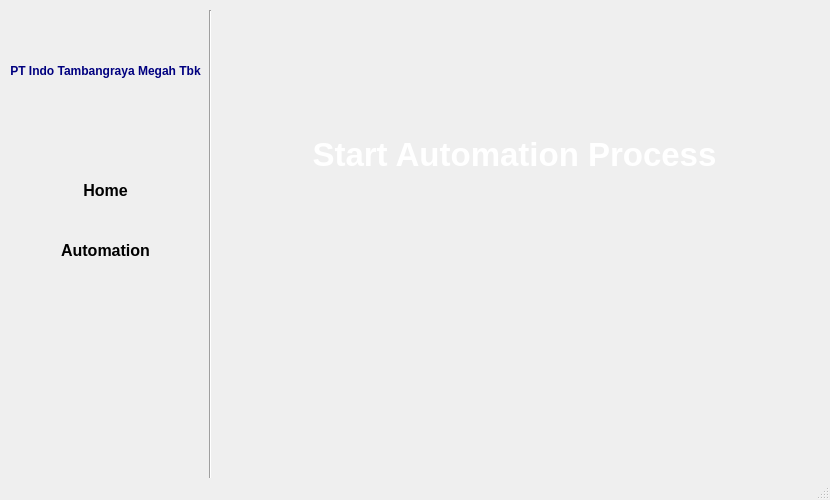
<?xml version="1.0" encoding="UTF-8"?>
<ui version="4.0">
 <class>MainWindow</class>
 <widget class="QMainWindow" name="MainWindow">
  <property name="enabled">
   <bool>true</bool>
  </property>
  <property name="geometry">
   <rect>
    <x>0</x>
    <y>0</y>
    <width>830</width>
    <height>500</height>
   </rect>
  </property>
  <property name="minimumSize">
   <size>
    <width>830</width>
    <height>500</height>
   </size>
  </property>
  <property name="maximumSize">
   <size>
    <width>830</width>
    <height>999999</height>
   </size>
  </property>
  <property name="windowTitle">
   <string>MainWindow</string>
  </property>
  <property name="windowIcon">
   <iconset>
    <normaloff>C:/Users/User/.designer/assets/pt_indo_tambangraya_megah_tbk_logo.jpg</normaloff>C:/Users/User/.designer/assets/pt_indo_tambangraya_megah_tbk_logo.jpg</iconset>
  </property>
  <property name="toolTip">
   <string/>
  </property>
  <property name="layoutDirection">
   <enum>Qt::LeftToRight</enum>
  </property>
  <property name="autoFillBackground">
   <bool>false</bool>
  </property>
  <property name="styleSheet">
   <string notr="true">QMainWindow {
	border-image: url(:/E:/FILE KERJA ITM/Project/excel_automation_app/app/assets/bg.png);
    background-repeat: no-repeat;
    background-position: center;
    background-origin: content;
}
QPushButton {
    background-color: transparent;  /* Default: transparan */
    color: black;                   /* Teks hitam */
    border-radius: 5px;
	font-weight: bold;
}

/* Saat tombol dipilih/aktif */
QPushButton:checked {
    background-color: rgb(40, 56, 74);  /* Biru */
    color: white;                             /* Teks putih */
	font-size: 18px;
}
</string>
  </property>
  <property name="iconSize">
   <size>
    <width>80</width>
    <height>30</height>
   </size>
  </property>
  <property name="animated">
   <bool>false</bool>
  </property>
  <property name="tabShape">
   <enum>QTabWidget::Rounded</enum>
  </property>
  <widget class="QWidget" name="centralwidget">
   <widget class="QStackedWidget" name="stackedWidget">
    <property name="enabled">
     <bool>true</bool>
    </property>
    <property name="geometry">
     <rect>
      <x>209</x>
      <y>-1</y>
      <width>621</width>
      <height>521</height>
     </rect>
    </property>
    <property name="maximumSize">
     <size>
      <width>640</width>
      <height>9999</height>
     </size>
    </property>
    <property name="styleSheet">
     <string notr="true">QPushButton {
    background-color: #4CAF50;    /* Hijau */
    color: white;                 /* Warna teks */
    border: none;                 /* Hilangkan border default */
    border-radius: 5px;           /* Sudut membulat */
}

QLabel {
	color: rgb(255, 255, 255);
}
</string>
    </property>
    <property name="currentIndex">
     <number>2</number>
    </property>
    <widget class="QWidget" name="page_1">
     <widget class="QLabel" name="label">
      <property name="geometry">
       <rect>
        <x>210</x>
        <y>90</y>
        <width>201</width>
        <height>91</height>
       </rect>
      </property>
      <property name="text">
       <string/>
      </property>
      <property name="pixmap">
       <pixmap>../assets/itm-white.png</pixmap>
      </property>
      <property name="scaledContents">
       <bool>true</bool>
      </property>
     </widget>
     <widget class="QLabel" name="label_3">
      <property name="geometry">
       <rect>
        <x>0</x>
        <y>250</y>
        <width>621</width>
        <height>51</height>
       </rect>
      </property>
      <property name="font">
       <font>
        <family>Arial</family>
        <pointsize>20</pointsize>
        <bold>true</bold>
       </font>
      </property>
      <property name="text">
       <string>Welcome to the Automation System</string>
      </property>
      <property name="alignment">
       <set>Qt::AlignCenter</set>
      </property>
     </widget>
     <widget class="QLabel" name="label_2">
      <property name="geometry">
       <rect>
        <x>0</x>
        <y>190</y>
        <width>621</width>
        <height>41</height>
       </rect>
      </property>
      <property name="font">
       <font>
        <family>Arial</family>
        <pointsize>15</pointsize>
        <bold>true</bold>
       </font>
      </property>
      <property name="focusPolicy">
       <enum>Qt::NoFocus</enum>
      </property>
      <property name="autoFillBackground">
       <bool>false</bool>
      </property>
      <property name="styleSheet">
       <string notr="true">QLabel {
color: rgb(0, 0, 127);
}</string>
      </property>
      <property name="text">
       <string>PT Indo Tambangraya Megah Tbk</string>
      </property>
      <property name="alignment">
       <set>Qt::AlignCenter</set>
      </property>
     </widget>
     <zorder>label_3</zorder>
     <zorder>label_2</zorder>
     <zorder>label</zorder>
    </widget>
    <widget class="QWidget" name="page_2">
     <widget class="QLabel" name="label_4">
      <property name="enabled">
       <bool>true</bool>
      </property>
      <property name="geometry">
       <rect>
        <x>-10</x>
        <y>0</y>
        <width>631</width>
        <height>51</height>
       </rect>
      </property>
      <property name="font">
       <font>
        <family>Arial</family>
        <pointsize>20</pointsize>
        <bold>true</bold>
       </font>
      </property>
      <property name="text">
       <string>Complete the Required Data</string>
      </property>
      <property name="alignment">
       <set>Qt::AlignCenter</set>
      </property>
     </widget>
     <widget class="QLabel" name="label_6">
      <property name="geometry">
       <rect>
        <x>50</x>
        <y>80</y>
        <width>71</width>
        <height>21</height>
       </rect>
      </property>
      <property name="font">
       <font>
        <family>Arial</family>
        <pointsize>12</pointsize>
        <italic>false</italic>
        <bold>false</bold>
        <underline>false</underline>
        <strikeout>false</strikeout>
        <kerning>false</kerning>
       </font>
      </property>
      <property name="text">
       <string>IMM</string>
      </property>
      <property name="alignment">
       <set>Qt::AlignRight|Qt::AlignTrailing|Qt::AlignVCenter</set>
      </property>
     </widget>
     <widget class="QLineEdit" name="lineEdit_IMM">
      <property name="geometry">
       <rect>
        <x>140</x>
        <y>80</y>
        <width>351</width>
        <height>31</height>
       </rect>
      </property>
     </widget>
     <widget class="QPushButton" name="btn_IMM">
      <property name="geometry">
       <rect>
        <x>500</x>
        <y>110</y>
        <width>61</width>
        <height>31</height>
       </rect>
      </property>
      <property name="font">
       <font>
        <family>Arial</family>
        <pointsize>8</pointsize>
        <bold>true</bold>
       </font>
      </property>
      <property name="styleSheet">
       <string notr="true">QPushButton {
    background-color: rgb(40, 56, 74);
    color: white;           
    border-radius: 5px;      
}
</string>
      </property>
      <property name="text">
       <string>Browse</string>
      </property>
     </widget>
     <widget class="QPushButton" name="pushButton_submit">
      <property name="geometry">
       <rect>
        <x>250</x>
        <y>430</y>
        <width>121</width>
        <height>41</height>
       </rect>
      </property>
      <property name="maximumSize">
       <size>
        <width>131</width>
        <height>16777215</height>
       </size>
      </property>
      <property name="font">
       <font>
        <family>Arial</family>
        <pointsize>12</pointsize>
        <bold>true</bold>
       </font>
      </property>
      <property name="styleSheet">
       <string notr="true">QPushButton {
    background-color: rgb(88, 124, 162);  /* Hijau */
    color: white;               /* Warna teks */
    border-radius: 10px;         /* Sudut membulat */
}
</string>
      </property>
      <property name="text">
       <string>Submit</string>
      </property>
     </widget>
     <widget class="QLineEdit" name="lineEdit_TCM">
      <property name="geometry">
       <rect>
        <x>140</x>
        <y>120</y>
        <width>351</width>
        <height>31</height>
       </rect>
      </property>
     </widget>
     <widget class="QLabel" name="label_7">
      <property name="geometry">
       <rect>
        <x>50</x>
        <y>125</y>
        <width>71</width>
        <height>21</height>
       </rect>
      </property>
      <property name="font">
       <font>
        <family>Arial</family>
        <pointsize>12</pointsize>
        <italic>false</italic>
        <bold>false</bold>
        <underline>false</underline>
        <strikeout>false</strikeout>
        <kerning>false</kerning>
       </font>
      </property>
      <property name="text">
       <string>TCM</string>
      </property>
      <property name="alignment">
       <set>Qt::AlignRight|Qt::AlignTrailing|Qt::AlignVCenter</set>
      </property>
     </widget>
     <widget class="QPushButton" name="btn_TCM">
      <property name="geometry">
       <rect>
        <x>500</x>
        <y>120</y>
        <width>61</width>
        <height>31</height>
       </rect>
      </property>
      <property name="font">
       <font>
        <family>Arial</family>
        <pointsize>8</pointsize>
        <bold>true</bold>
       </font>
      </property>
      <property name="styleSheet">
       <string notr="true">QPushButton {
    background-color: rgb(40, 56, 74);
    color: white;           
    border-radius: 5px;      
}
</string>
      </property>
      <property name="text">
       <string>Browse</string>
      </property>
     </widget>
     <widget class="QLabel" name="label_9">
      <property name="geometry">
       <rect>
        <x>50</x>
        <y>165</y>
        <width>71</width>
        <height>21</height>
       </rect>
      </property>
      <property name="font">
       <font>
        <family>Arial</family>
        <pointsize>12</pointsize>
        <italic>false</italic>
        <bold>false</bold>
        <underline>false</underline>
        <strikeout>false</strikeout>
        <kerning>false</kerning>
       </font>
      </property>
      <property name="text">
       <string>BEK</string>
      </property>
      <property name="alignment">
       <set>Qt::AlignRight|Qt::AlignTrailing|Qt::AlignVCenter</set>
      </property>
     </widget>
     <widget class="QPushButton" name="btn_BEK">
      <property name="geometry">
       <rect>
        <x>500</x>
        <y>160</y>
        <width>61</width>
        <height>31</height>
       </rect>
      </property>
      <property name="font">
       <font>
        <family>Arial</family>
        <pointsize>8</pointsize>
        <bold>true</bold>
       </font>
      </property>
      <property name="styleSheet">
       <string notr="true">QPushButton {
    background-color: rgb(40, 56, 74);
    color: white;           
    border-radius: 5px;      
}
</string>
      </property>
      <property name="text">
       <string>Browse</string>
      </property>
     </widget>
     <widget class="QLineEdit" name="lineEdit_BEK">
      <property name="geometry">
       <rect>
        <x>140</x>
        <y>160</y>
        <width>351</width>
        <height>31</height>
       </rect>
      </property>
     </widget>
     <widget class="QLineEdit" name="lineEdit_GPK">
      <property name="geometry">
       <rect>
        <x>140</x>
        <y>200</y>
        <width>351</width>
        <height>31</height>
       </rect>
      </property>
     </widget>
     <widget class="QLabel" name="label_11">
      <property name="geometry">
       <rect>
        <x>50</x>
        <y>205</y>
        <width>71</width>
        <height>21</height>
       </rect>
      </property>
      <property name="font">
       <font>
        <family>Arial</family>
        <pointsize>12</pointsize>
        <italic>false</italic>
        <bold>false</bold>
        <underline>false</underline>
        <strikeout>false</strikeout>
        <kerning>false</kerning>
       </font>
      </property>
      <property name="text">
       <string>GPK</string>
      </property>
      <property name="alignment">
       <set>Qt::AlignRight|Qt::AlignTrailing|Qt::AlignVCenter</set>
      </property>
     </widget>
     <widget class="QPushButton" name="btn_GPK">
      <property name="geometry">
       <rect>
        <x>500</x>
        <y>200</y>
        <width>61</width>
        <height>31</height>
       </rect>
      </property>
      <property name="font">
       <font>
        <family>Arial</family>
        <pointsize>8</pointsize>
        <bold>true</bold>
       </font>
      </property>
      <property name="styleSheet">
       <string notr="true">QPushButton {
    background-color: rgb(40, 56, 74);
    color: white;           
    border-radius: 5px;      
}
</string>
      </property>
      <property name="text">
       <string>Browse</string>
      </property>
     </widget>
     <widget class="QLineEdit" name="lineEdit_JBG">
      <property name="geometry">
       <rect>
        <x>140</x>
        <y>240</y>
        <width>351</width>
        <height>31</height>
       </rect>
      </property>
     </widget>
     <widget class="QPushButton" name="btn_JBG">
      <property name="geometry">
       <rect>
        <x>500</x>
        <y>240</y>
        <width>61</width>
        <height>31</height>
       </rect>
      </property>
      <property name="font">
       <font>
        <family>Arial</family>
        <pointsize>8</pointsize>
        <bold>true</bold>
       </font>
      </property>
      <property name="styleSheet">
       <string notr="true">QPushButton {
    background-color: rgb(40, 56, 74);
    color: white;           
    border-radius: 5px;      
}
</string>
      </property>
      <property name="text">
       <string>Browse</string>
      </property>
     </widget>
     <widget class="QLabel" name="label_12">
      <property name="geometry">
       <rect>
        <x>50</x>
        <y>245</y>
        <width>71</width>
        <height>21</height>
       </rect>
      </property>
      <property name="font">
       <font>
        <family>Arial</family>
        <pointsize>12</pointsize>
        <italic>false</italic>
        <bold>false</bold>
        <underline>false</underline>
        <strikeout>false</strikeout>
        <kerning>false</kerning>
       </font>
      </property>
      <property name="text">
       <string>JBG</string>
      </property>
      <property name="alignment">
       <set>Qt::AlignRight|Qt::AlignTrailing|Qt::AlignVCenter</set>
      </property>
     </widget>
     <widget class="QLineEdit" name="lineEdit_TIS">
      <property name="geometry">
       <rect>
        <x>140</x>
        <y>280</y>
        <width>351</width>
        <height>31</height>
       </rect>
      </property>
     </widget>
     <widget class="QLabel" name="label_13">
      <property name="geometry">
       <rect>
        <x>30</x>
        <y>279</y>
        <width>91</width>
        <height>31</height>
       </rect>
      </property>
      <property name="font">
       <font>
        <family>Arial</family>
        <pointsize>12</pointsize>
        <italic>false</italic>
        <bold>false</bold>
        <underline>false</underline>
        <strikeout>false</strikeout>
        <kerning>false</kerning>
       </font>
      </property>
      <property name="text">
       <string>TIS</string>
      </property>
      <property name="alignment">
       <set>Qt::AlignRight|Qt::AlignTrailing|Qt::AlignVCenter</set>
      </property>
     </widget>
     <widget class="QPushButton" name="btn_TIS">
      <property name="geometry">
       <rect>
        <x>500</x>
        <y>280</y>
        <width>61</width>
        <height>31</height>
       </rect>
      </property>
      <property name="font">
       <font>
        <family>Arial</family>
        <pointsize>8</pointsize>
        <bold>true</bold>
       </font>
      </property>
      <property name="styleSheet">
       <string notr="true">QPushButton {
    background-color: rgb(40, 56, 74);
    color: white;           
    border-radius: 5px;      
}
</string>
      </property>
      <property name="text">
       <string>Browse</string>
      </property>
     </widget>
     <widget class="QLabel" name="label_19">
      <property name="geometry">
       <rect>
        <x>30</x>
        <y>380</y>
        <width>91</width>
        <height>31</height>
       </rect>
      </property>
      <property name="font">
       <font>
        <family>Arial</family>
        <pointsize>12</pointsize>
        <italic>false</italic>
        <bold>false</bold>
        <underline>false</underline>
        <strikeout>false</strikeout>
        <kerning>false</kerning>
       </font>
      </property>
      <property name="text">
       <string>Output</string>
      </property>
      <property name="alignment">
       <set>Qt::AlignRight|Qt::AlignTrailing|Qt::AlignVCenter</set>
      </property>
     </widget>
     <widget class="QLineEdit" name="lineEdit_output">
      <property name="geometry">
       <rect>
        <x>140</x>
        <y>381</y>
        <width>351</width>
        <height>31</height>
       </rect>
      </property>
     </widget>
     <widget class="QPushButton" name="btn_output">
      <property name="geometry">
       <rect>
        <x>500</x>
        <y>381</y>
        <width>61</width>
        <height>31</height>
       </rect>
      </property>
      <property name="font">
       <font>
        <family>Arial</family>
        <pointsize>8</pointsize>
        <bold>true</bold>
       </font>
      </property>
      <property name="styleSheet">
       <string notr="true">QPushButton {
    background-color: rgb(40, 56, 74);
    color: white;           
    border-radius: 5px;      
}
</string>
      </property>
      <property name="text">
       <string>Browse</string>
      </property>
     </widget>
     <widget class="QLabel" name="label_20">
      <property name="geometry">
       <rect>
        <x>140</x>
        <y>361</y>
        <width>191</width>
        <height>16</height>
       </rect>
      </property>
      <property name="font">
       <font>
        <family>Arial</family>
        <pointsize>8</pointsize>
        <italic>false</italic>
        <bold>false</bold>
        <underline>false</underline>
        <strikeout>false</strikeout>
        <kerning>false</kerning>
       </font>
      </property>
      <property name="text">
       <string>*Draft for Power BI Dashboard source</string>
      </property>
      <property name="alignment">
       <set>Qt::AlignRight|Qt::AlignTrailing|Qt::AlignVCenter</set>
      </property>
     </widget>
     <widget class="QPushButton" name="btn_SUM">
      <property name="geometry">
       <rect>
        <x>500</x>
        <y>320</y>
        <width>61</width>
        <height>31</height>
       </rect>
      </property>
      <property name="font">
       <font>
        <family>Arial</family>
        <pointsize>8</pointsize>
        <bold>true</bold>
       </font>
      </property>
      <property name="styleSheet">
       <string notr="true">QPushButton {
    background-color: rgb(40, 56, 74);
    color: white;           
    border-radius: 5px;      
}
</string>
      </property>
      <property name="text">
       <string>Browse</string>
      </property>
     </widget>
     <widget class="QLabel" name="label_21">
      <property name="geometry">
       <rect>
        <x>30</x>
        <y>319</y>
        <width>91</width>
        <height>31</height>
       </rect>
      </property>
      <property name="font">
       <font>
        <family>Arial</family>
        <pointsize>12</pointsize>
        <italic>false</italic>
        <bold>false</bold>
        <underline>false</underline>
        <strikeout>false</strikeout>
        <kerning>false</kerning>
       </font>
      </property>
      <property name="text">
       <string>SUM Quality</string>
      </property>
      <property name="alignment">
       <set>Qt::AlignRight|Qt::AlignTrailing|Qt::AlignVCenter</set>
      </property>
     </widget>
     <widget class="QLineEdit" name="lineEdit_SUM">
      <property name="geometry">
       <rect>
        <x>140</x>
        <y>320</y>
        <width>351</width>
        <height>31</height>
       </rect>
      </property>
     </widget>
     <widget class="QLabel" name="label_22">
      <property name="geometry">
       <rect>
        <x>130</x>
        <y>60</y>
        <width>131</width>
        <height>16</height>
       </rect>
      </property>
      <property name="font">
       <font>
        <family>Arial</family>
        <pointsize>8</pointsize>
        <italic>false</italic>
        <bold>false</bold>
        <underline>false</underline>
        <strikeout>false</strikeout>
        <kerning>false</kerning>
       </font>
      </property>
      <property name="text">
       <string>*Production Report Data</string>
      </property>
      <property name="alignment">
       <set>Qt::AlignRight|Qt::AlignTrailing|Qt::AlignVCenter</set>
      </property>
     </widget>
    </widget>
    <widget class="QWidget" name="page_3">
     <widget class="QPushButton" name="pushButton_process">
      <property name="enabled">
       <bool>true</bool>
      </property>
      <property name="geometry">
       <rect>
        <x>230</x>
        <y>190</y>
        <width>171</width>
        <height>101</height>
       </rect>
      </property>
      <property name="styleSheet">
       <string notr="true">QPushButton {
    background: transparent;
    border: none;
}
</string>
      </property>
      <property name="text">
       <string/>
      </property>
      <property name="icon">
       <iconset>
        <normaloff>../assets/power-on.png</normaloff>../assets/power-on.png</iconset>
      </property>
      <property name="iconSize">
       <size>
        <width>80</width>
        <height>80</height>
       </size>
      </property>
      <property name="autoExclusive">
       <bool>false</bool>
      </property>
     </widget>
     <widget class="QLabel" name="label_24">
      <property name="geometry">
       <rect>
        <x>0</x>
        <y>140</y>
        <width>611</width>
        <height>31</height>
       </rect>
      </property>
      <property name="font">
       <font>
        <family>Arial</family>
        <pointsize>25</pointsize>
        <bold>true</bold>
       </font>
      </property>
      <property name="text">
       <string>Start Automation Process</string>
      </property>
      <property name="alignment">
       <set>Qt::AlignCenter</set>
      </property>
     </widget>
    </widget>
    <widget class="QWidget" name="page_4">
     <property name="enabled">
      <bool>true</bool>
     </property>
     <widget class="QLineEdit" name="lineEdit_Raw3rdParty">
      <property name="geometry">
       <rect>
        <x>150</x>
        <y>190</y>
        <width>331</width>
        <height>31</height>
       </rect>
      </property>
     </widget>
     <widget class="QLineEdit" name="lineEdit_Draft3rdParty">
      <property name="geometry">
       <rect>
        <x>150</x>
        <y>250</y>
        <width>331</width>
        <height>31</height>
       </rect>
      </property>
     </widget>
     <widget class="QPushButton" name="pushButton_Raw3rdParty">
      <property name="geometry">
       <rect>
        <x>500</x>
        <y>190</y>
        <width>61</width>
        <height>31</height>
       </rect>
      </property>
      <property name="font">
       <font>
        <family>Arial</family>
        <pointsize>8</pointsize>
        <bold>true</bold>
       </font>
      </property>
      <property name="styleSheet">
       <string notr="true">QPushButton {
    background-color: rgb(40, 56, 74);
    color: white;           
    border-radius: 5px;      
}
</string>
      </property>
      <property name="text">
       <string>Select File</string>
      </property>
     </widget>
     <widget class="QLabel" name="label_17">
      <property name="geometry">
       <rect>
        <x>60</x>
        <y>260</y>
        <width>71</width>
        <height>16</height>
       </rect>
      </property>
      <property name="font">
       <font>
        <family>Arial</family>
        <pointsize>13</pointsize>
        <italic>false</italic>
        <bold>false</bold>
        <underline>false</underline>
        <strikeout>false</strikeout>
        <kerning>false</kerning>
       </font>
      </property>
      <property name="text">
       <string>Draft File</string>
      </property>
      <property name="alignment">
       <set>Qt::AlignRight|Qt::AlignTrailing|Qt::AlignVCenter</set>
      </property>
     </widget>
     <widget class="QPushButton" name="pushButton_Draft3rdParty">
      <property name="geometry">
       <rect>
        <x>500</x>
        <y>250</y>
        <width>61</width>
        <height>31</height>
       </rect>
      </property>
      <property name="font">
       <font>
        <family>Arial</family>
        <pointsize>8</pointsize>
        <bold>true</bold>
       </font>
      </property>
      <property name="styleSheet">
       <string notr="true">QPushButton {
    background-color: rgb(40, 56, 74);
    color: white;           
    border-radius: 5px;      
}
</string>
      </property>
      <property name="text">
       <string>Select File</string>
      </property>
     </widget>
     <widget class="QLabel" name="label_25">
      <property name="geometry">
       <rect>
        <x>60</x>
        <y>190</y>
        <width>71</width>
        <height>20</height>
       </rect>
      </property>
      <property name="font">
       <font>
        <family>Arial</family>
        <pointsize>13</pointsize>
        <italic>false</italic>
        <bold>false</bold>
        <underline>false</underline>
        <strikeout>false</strikeout>
        <kerning>false</kerning>
       </font>
      </property>
      <property name="text">
       <string>Raw File</string>
      </property>
      <property name="alignment">
       <set>Qt::AlignRight|Qt::AlignTrailing|Qt::AlignVCenter</set>
      </property>
     </widget>
     <widget class="QLabel" name="label_26">
      <property name="enabled">
       <bool>true</bool>
      </property>
      <property name="geometry">
       <rect>
        <x>-10</x>
        <y>90</y>
        <width>631</width>
        <height>51</height>
       </rect>
      </property>
      <property name="font">
       <font>
        <family>Arial</family>
        <pointsize>20</pointsize>
        <bold>true</bold>
       </font>
      </property>
      <property name="text">
       <string>Complete the Required Data for 3rd Party</string>
      </property>
      <property name="alignment">
       <set>Qt::AlignCenter</set>
      </property>
     </widget>
     <widget class="QPushButton" name="pushButton_Start3rdParty">
      <property name="geometry">
       <rect>
        <x>240</x>
        <y>330</y>
        <width>121</width>
        <height>41</height>
       </rect>
      </property>
      <property name="maximumSize">
       <size>
        <width>131</width>
        <height>16777215</height>
       </size>
      </property>
      <property name="font">
       <font>
        <family>Arial</family>
        <pointsize>12</pointsize>
        <bold>true</bold>
       </font>
      </property>
      <property name="styleSheet">
       <string notr="true">QPushButton {
    background-color: rgb(0, 170, 255);  /* Hijau */
    color: white;               /* Warna teks */
    border-radius: 10px;         /* Sudut membulat */
}
</string>
      </property>
      <property name="text">
       <string>Start Process</string>
      </property>
     </widget>
    </widget>
   </widget>
   <widget class="QLabel" name="label_8">
    <property name="geometry">
     <rect>
      <x>70</x>
      <y>20</y>
      <width>61</width>
      <height>31</height>
     </rect>
    </property>
    <property name="text">
     <string/>
    </property>
    <property name="pixmap">
     <pixmap>../assets/ITM_logo.png</pixmap>
    </property>
    <property name="scaledContents">
     <bool>true</bool>
    </property>
   </widget>
   <widget class="QLabel" name="label_10">
    <property name="geometry">
     <rect>
      <x>0</x>
      <y>60</y>
      <width>211</width>
      <height>21</height>
     </rect>
    </property>
    <property name="font">
     <font>
      <family>Arial</family>
      <pointsize>9</pointsize>
      <bold>true</bold>
     </font>
    </property>
    <property name="focusPolicy">
     <enum>Qt::NoFocus</enum>
    </property>
    <property name="autoFillBackground">
     <bool>false</bool>
    </property>
    <property name="styleSheet">
     <string notr="true">QLabel {
color: rgb(0, 0, 127);
}</string>
    </property>
    <property name="text">
     <string>PT Indo Tambangraya Megah Tbk</string>
    </property>
    <property name="alignment">
     <set>Qt::AlignCenter</set>
    </property>
   </widget>
   <widget class="QPushButton" name="pushButton_Home">
    <property name="enabled">
     <bool>true</bool>
    </property>
    <property name="geometry">
     <rect>
      <x>10</x>
      <y>170</y>
      <width>191</width>
      <height>41</height>
     </rect>
    </property>
    <property name="maximumSize">
     <size>
      <width>100000</width>
      <height>16777215</height>
     </size>
    </property>
    <property name="font">
     <font>
      <family>Arial</family>
      <pointsize>12</pointsize>
      <bold>true</bold>
      <kerning>true</kerning>
     </font>
    </property>
    <property name="autoFillBackground">
     <bool>false</bool>
    </property>
    <property name="styleSheet">
     <string notr="true">QPushButton {
    background-color: transparent;  /* Tidak dipilih: transparan */
    color: black;                   /* Teks hitam */
    border-radius: 5px;
	font-weight; bold;
}

/* Saat tombol ditekan atau dipilih */
QPushButton:pressed, QPushButton:checked {
    background-color: rgb(40, 56, 74);  /* Biru muda */
    color: white;                             /* Teks putih */
}
</string>
    </property>
    <property name="text">
     <string>Home</string>
    </property>
    <property name="checkable">
     <bool>true</bool>
    </property>
    <property name="checked">
     <bool>false</bool>
    </property>
    <property name="autoRepeat">
     <bool>false</bool>
    </property>
   </widget>
   <widget class="QPushButton" name="pushButton_Start">
    <property name="enabled">
     <bool>true</bool>
    </property>
    <property name="geometry">
     <rect>
      <x>10</x>
      <y>230</y>
      <width>191</width>
      <height>41</height>
     </rect>
    </property>
    <property name="maximumSize">
     <size>
      <width>100000</width>
      <height>16777215</height>
     </size>
    </property>
    <property name="font">
     <font>
      <family>Arial</family>
      <pointsize>12</pointsize>
      <bold>true</bold>
      <kerning>true</kerning>
     </font>
    </property>
    <property name="styleSheet">
     <string notr="true">QPushButton {
    background-color: transparent;  /* Tidak dipilih: transparan */
    color: black;                   /* Teks hitam */
    border-radius: 5px;
	font-weight; bold;
}

/* Saat tombol ditekan atau dipilih */
QPushButton:pressed, QPushButton:checked {
    background-color: rgb(40, 56, 74);  /* Biru muda */
    color: white;                             /* Teks putih */
}
</string>
    </property>
    <property name="text">
     <string>Automation</string>
    </property>
   </widget>
   <widget class="Line" name="line">
    <property name="geometry">
     <rect>
      <x>180</x>
      <y>10</y>
      <width>61</width>
      <height>631</height>
     </rect>
    </property>
    <property name="lineWidth">
     <number>1</number>
    </property>
    <property name="orientation">
     <enum>Qt::Vertical</enum>
    </property>
   </widget>
  </widget>
  <widget class="QStatusBar" name="statusbar"/>
 </widget>
 <resources/>
 <connections/>
</ui>
